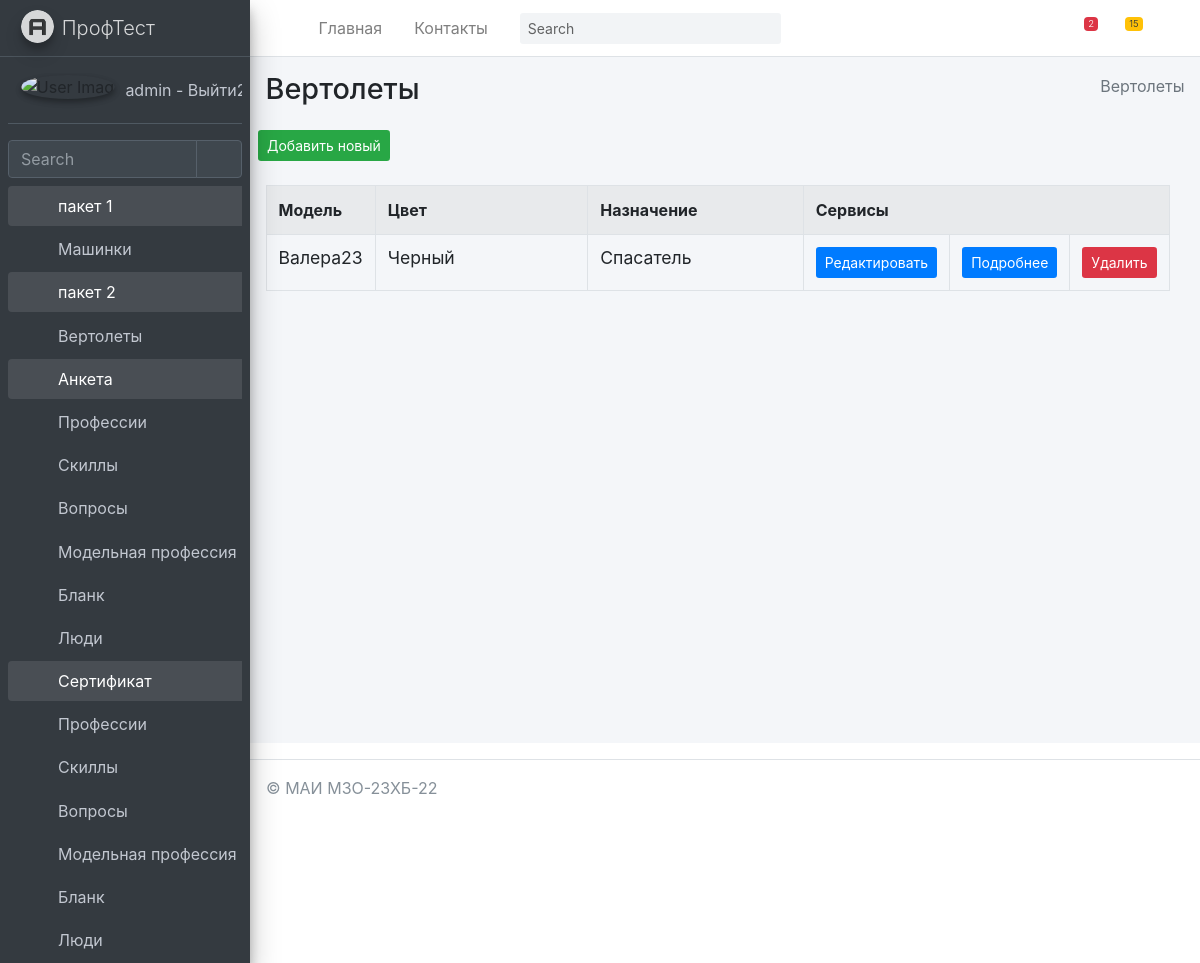
The page /helicopter/myhelicopter/ (signed in) on the database as committed earlier.
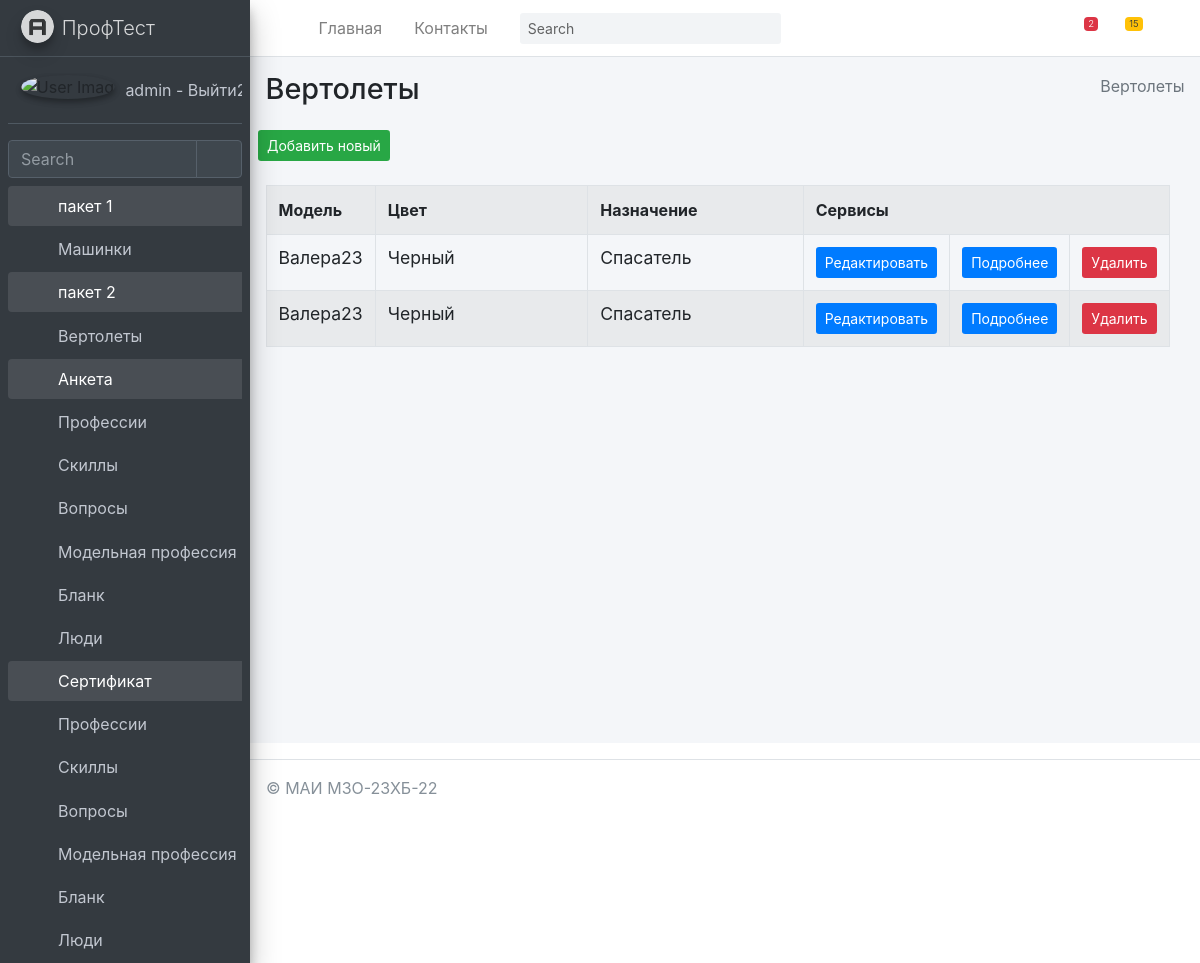
The same page on the database as committed later.
### mysite/helicopter/models.py (models this page shows, shortened)
class Forlog(models.Model):
    created_at = models.DateTimeField(auto_now_add=True,  verbose_name='Создано')
    updated_at = models.DateTimeField(auto_now=True, verbose_name='Обновлено')
    edesc = models.TextField(blank=True, null=True, verbose_name='Комментарий')
    erem = models.BooleanField(default=False, verbose_name='Удалить?')
    class Meta:
        abstract = True

class MyHelicopter(Forlog):
    name = models.CharField(max_length=255, blank=False, null= False, default="Валера23", verbose_name="Модель")
    color = models.CharField(max_length=255, blank=False, null = False, default="Черный", verbose_name="Цвет")
    nazn = models.CharField(max_length=255, blank=False, null = False, default="Спасатель", verbose_name="Назначение")
    class Meta:
        verbose_name = 'Вертолет'
        verbose_name_plural = 'Вертолеты'
        ordering = ['id']

### mysite/helicopter/views.py (the view)
# urls.py: path('myhelicopter/', MyHelicopterView.as_view(), name='MyHelicopter'),
@method_decorator(login_required(login_url='/login/'), name='dispatch')
class MyHelicopterView(ListView):
	model = MyHelicopter
	context_object_name = 'myhelicopter_list'
	success_url = reverse_lazy('helicopter: MyHelicopter')
	paginate_by = item_for_page
	def get_context_data(self, *, object_list=None, **kwargs):
		context = super(MyHelicopterView,self).get_context_data(**kwargs)
		context['sometry'] = self.model._meta.verbose_name_plural
		context['col1name'] = self.model._meta.get_field("name").verbose_name
		context['col2name'] = self.model._meta.get_field("color").verbose_name
		context['col3name'] = self.model._meta.get_field("nazn").verbose_name
		context['collastname'] = 'Сервисы'
		return context

### mysite/helicopter/templates/helicopter/myhelicopter_list.html (shortened to what this page needs)
{% extends "helicopter/base.html" %}
{% block content %}
{% load helicopter_tags %}
<div class="content-wrapper">
    {% block sidebar %}
    {% include 'helicopter/includes/_breadcrumb.html' %}
    {% endblock %}
    <section class="content">
        <button class="btn bg-success btn-sm">
            <a href="{% url 'helicopter:MyHelicopterCreate' %}" class=''>
                Добавить новый
            </a>
        </button>
        <br><br>
        <div class="container-fluid row">
            <div class="col-md-12">
                <table class="table table-striped table-bordered ">
                    <tr>
                        <th class="w-10">{{ col1name }}</th>
                        <th class="w-25">{{ col2name }}</th>
                        <th class="w-25">{{ col3name }}</th>
                        <th colspan="3">Сервисы</th>
                    </tr>
                    {% for item in myhelicopter_list %}
                    <tr>
                        <td>
                            <h5 class="card-title">
                                {{ item.name }}
                            </h5>
                        </td>
                        <td>
                            <h5 class="card-title">
                                {{ item.color }}
                            </h5>
                        </td>
                        <td>
                            <h5 class="card-title">
                                {{ item.nazn }}
                            </h5>
                        </td>
                        <td>
                            <button class="btn bg-primary  btn-sm">
                                <a href="{% url 'helicopter:MyHelicopterUpdate' item.pk %}">Редактировать</a>
                            </button>
                        </td>
                        <td>
                            <button class="btn bg-primary  btn-sm">
                                <a href="{% url 'helicopter:MyHelicopterDetail' item.pk %}">Подробнее</a>
                            </button>
                        </td>
                        <td>
                            <button class="btn bg-danger  btn-sm" >
                                <a href="{% url 'helicopter:MyHelicopterDelete' item.pk %}">Удалить</a>
                            </button>
                        </td>
                    </tr>
                    {% endfor %}
                </table>
            </div>
        </div>
    </section>
</div>
{% endblock %}

### mysite/templates/includes/full_sidebar.html
<aside class="main-sidebar sidebar-dark-primary elevation-4">
    <a href="/" class="brand-link">
        <img src="{{ ASSETS_ROOT }}/img/AdminLTELogo.png" alt="AdminLTE Logo" class="brand-image img-circle elevation-3"
             style="opacity: .8">
        <span class="brand-text font-weight-light">ПрофТест</span>
    </a>
    <div class="sidebar">
        <div class="user-panel mt-3 pb-3 mb-3 d-flex">
            <div class="image">
                <img src="{{ ASSETS_ROOT }}/img/user2-160x160.jpg" class="img-circle elevation-2" alt="User Image">
            </div>
            <div class="info">
                <a href="{% url 'logout' %}" class="d-block">
                    {{ request.user.username }} - Выйти2
                </a>
            </div>
        </div>
        <div class="form-inline">
            <div class="input-group" data-widget="sidebar-search">
                <input class="form-control form-control-sidebar" type="search" placeholder="Search" aria-label="Search">
                <div class="input-group-append">
                    <button class="btn btn-sidebar">
                        <i class="fas fa-search fa-fw"></i>
                    </button>
                </div>
            </div>
        </div>
        <nav class="mt-2">
            <ul class="nav nav-pills nav-sidebar flex-column" data-widget="treeview" role="menu" data-accordion="false">
                {% for item1 in SIDEBAR %}
                    <li class="nav-item {% if 'children' in item1 %} has-treeview menu-is-opening menu-open {% endif %}">
                    <a href="{% if 'children' in item1 %}#{% else %}{{ item1.url }}{% endif %}" class="nav-link">
                        <i class="nav-icon fas fa-circle {{ item1.color }}"></i>
                        <p>
                            {{ item1.name }}
                            {% if 'children' in item1 %}<i class="right fas fa-angle-left"></i>{% endif %}
                        </p>
                    </a>
                    <ul class="nav nav-treeview">
                    {% if 'children' in item1 %}
                        {% for item2 in item1.children %}
                            <li class="nav-item">
                                <a href="{{ item2.url }}" class="nav-link">
                                    <i class="far fa-circle nav-icon"></i>
                                    <p>{{ item2.name }}</p>
                                </a>
                            </li>
                        {% endfor %}
                    {% endif %}
                    </ul>
                    </li>
                {% endfor %}
            </ul>
        </nav>
    </div>
</aside>

Rows that differ between the two databases and show on the page:
added MyHelicopter: name "Валера23", color "Черный", nazn "Спасатель"
